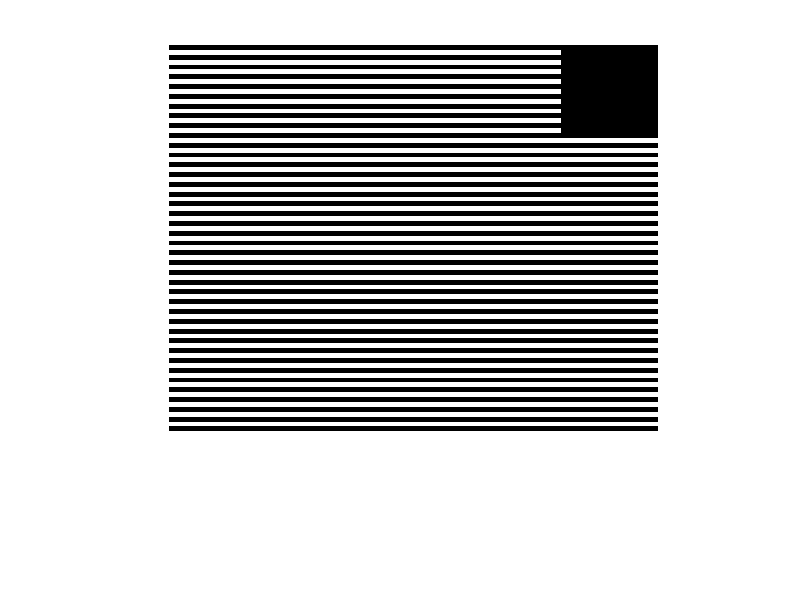

Here is the MATLAB script that generated this plot:
clc;
clear;
X = zeros (100,100);
for i=1:100
    for j=1:100 
        
        if(mod(i,2)==1 || (i<20 && j>80))
          X(i,j)=0;
       
        else
              X(i,j)=255;
       
        
         end
        end
end
for i=1:100
    for j=1:100 
         if (i>80)
              X(i,j)=255;
         end
        end
    end
imshow(X);
